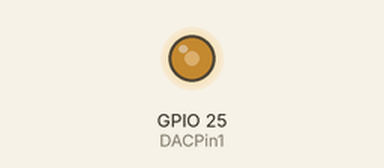
Simulated run of this sketch. Board: ESP32. On the bench: output pins drawn as LEDs (lit = HIGH).

Above: at 0.05 s.
At 1.0 s:
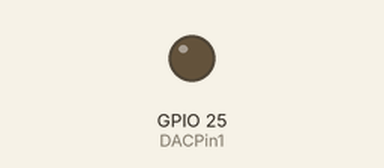
At 1.75 s:
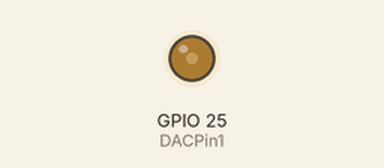
At 3.55 s:
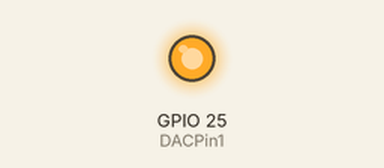
Timing chart, 0 to 8.2 s (numbered marks = the images above):
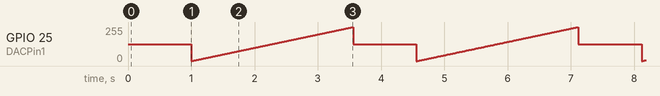

The sketch:

esp32_1_kap6_dac_ausgabe.ino
```cpp
//
// ESP32 - DAC Ausgabe
// Datei: esp32_1_kap6_dac_ausgabe.ino


const int DACPin1 = 25;
const int DACPin2 = 26;
int DACWert = 124;

void setup()
{
  // keine Einstellungen notwendig
}

void loop()
{
  // DAC1 = GPIO25
  // Ausgabe Wert
  dacWrite(DACPin1, DACWert);
  delay(1000);

  // Ausgabe 0 - 255/ 0-3.3V
  for (int i = 0; i <= 255; i++) {
    dacWrite(DACPin1, i);
    delay(10);
  }

}
```
